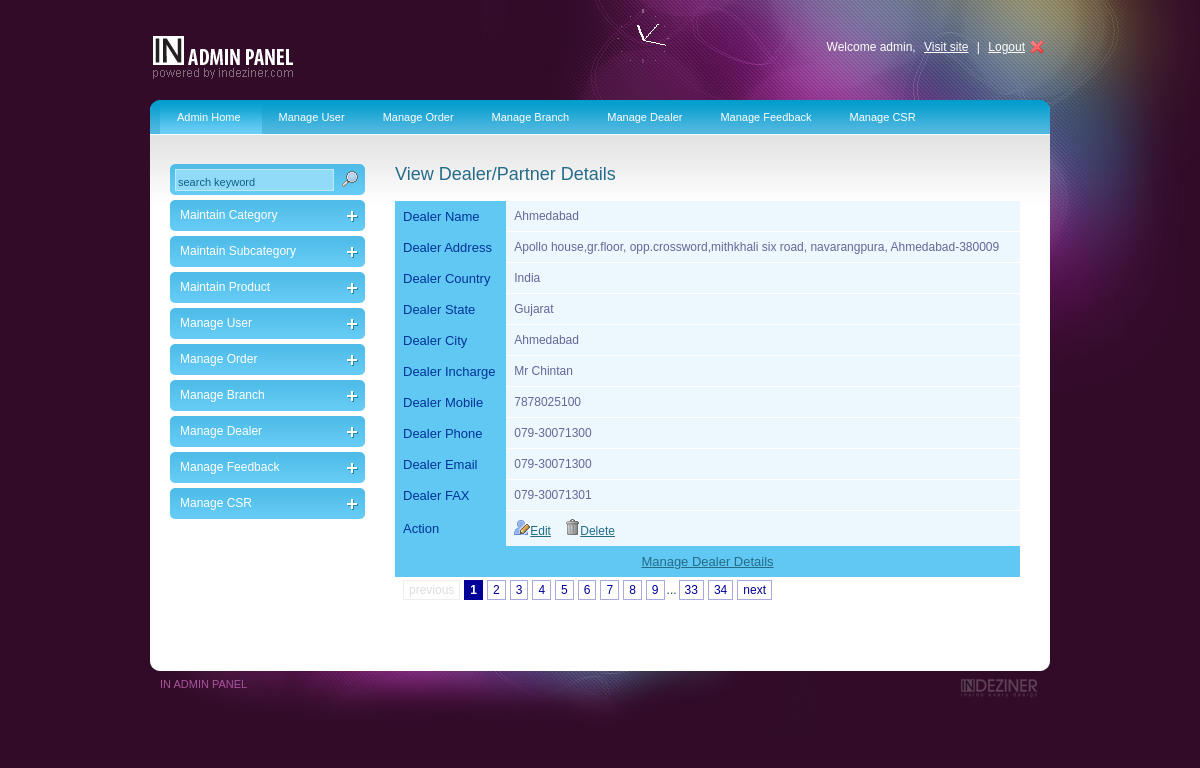
Page /admin/viewdealer.php (signed in) on the committed database.
### tables this page shows
CREATE TABLE IF NOT EXISTS `dealer_detail` (
  `de_id` int(11) NOT NULL AUTO_INCREMENT,
  `de_name` varchar(50) NOT NULL,
  `de_address` varchar(150) NOT NULL,
  `country` int(11) NOT NULL,
  `state` int(11) NOT NULL,
  `city` int(11) NOT NULL,
  `de_incharge` varchar(30) NOT NULL,
  `de_mobile` varchar(20) NOT NULL,
  `de_phone` varchar(20) NOT NULL,
  `de_email` varchar(50) NOT NULL,
  `de_fax` varchar(20) NOT NULL,
  PRIMARY KEY (`de_id`),
  UNIQUE KEY `de_name` (`de_name`),
  UNIQUE KEY `de_mobile` (`de_mobile`),
  UNIQUE KEY `de_phone` (`de_phone`),
  UNIQUE KEY `de_email` (`de_email`),
  KEY `country` (`country`,`state`,`city`),
  KEY `state` (`state`),
  KEY `city` (`city`)
);

CREATE TABLE IF NOT EXISTS `country` (
  `cid` int(11) NOT NULL AUTO_INCREMENT,
  `cname` varchar(50) NOT NULL,
  PRIMARY KEY (`cid`)
);

CREATE TABLE IF NOT EXISTS `state` (
  `sid` int(11) NOT NULL AUTO_INCREMENT,
  `cid` int(11) NOT NULL,
  `sname` varchar(50) NOT NULL,
  PRIMARY KEY (`sid`),
  KEY `cid` (`cid`)
);

CREATE TABLE IF NOT EXISTS `city` (
  `ctid` int(11) NOT NULL AUTO_INCREMENT,
  `sid` int(11) NOT NULL,
  `ctname` varchar(50) NOT NULL,
  PRIMARY KEY (`ctid`),
  KEY `sid` (`sid`)
);

### admin/viewdealer.php (the view, shortened to what this page needs)
<?php
	$nm = $_SESSION['name'];
?>
<!DOCTYPE html PUBLIC "-//W3C//DTD XHTML 1.0 Transitional//EN" "http://www.w3.org/TR/xhtml1/DTD/xhtml1-transitional.dtd">
<html xmlns="http://www.w3.org/1999/xhtml">
<head>
<link rel="stylesheet" type="text/css" href="style.css" />
<link rel="stylesheet" type="text/css" media="all" href="niceforms-default.css" />
</head>
<body>
<div id="main_container">
	<div class="header">
    <div class="logo"><a href="#"><img src="images/logo.gif" alt="" title="" border="0" /></a></div>
    <div class="right_header">Welcome <?php echo $nm; ?>, <a href="http://localhost/furniture/">Visit site</a> | <a href="logout.php" class="logout">Logout</a></div>
    <div id="clock_a"></div>
    </div>
    <div class="main_content">
	 <div class="menu">
                   <?php
						include("menu.php");
					?>
     </div>
    <div class="center_content">
    <div class="left_content">
    		<div class="sidebar_search">
            <form>
            <input type="text" name="" class="search_input" value="search keyword" onclick="this.value=''" />
            <input type="image" class="search_submit" src="images/search.png" />
            </form>
            </div>
            <div class="sidebarmenu">
               <?php
					include("sidebar.php");
				?>
            </div>
    </div>
    <div class="right_content">
     <h2>View Dealer/Partner Details</h2>
         <div class="form">
		 <?php
	$tbl_name="dealer_detail";
	$adjacents = 3;
	$query = "SELECT COUNT(*) as num FROM $tbl_name";
	$total_pages = mysql_fetch_array(mysql_query($query));
	$total_pages = $total_pages['num'];
	$targetpage = "viewdealer.php";
	$limit = 1;
	$page = $_GET['page'];
	if($page)
		$start = ($page - 1) * $limit;
	else
		$start = 0;
	$sql = "select $tbl_name.*,country.cname,state.sname,city.ctname from $tbl_name join country on $tbl_name.country=country.cid join state on $tbl_name.state=state.sid join city on $tbl_name.city=city.ctid LIMIT $start, $limit";
	$result = mysql_query($sql);
	if ($page == 0) $page = 1;
	$prev = $page - 1;
	$next = $page + 1;
	$lastpage = ceil($total_pages/$limit);
	$lpm1 = $lastpage - 1;
	$pagination = "";
	if($lastpage > 1)
	{
		$pagination .= "<div class=\"pagination\">";
		if ($page > 1)
			$pagination.= "<a href=\"$targetpage?page=$prev\"> previous</a>";
		else
			$pagination.= "<span class=\"disabled\"> previous</span>";
		if ($lastpage < 7 + ($adjacents * 2))
		{
			for ($counter = 1; $counter <= $lastpage; $counter++)
			{
				if ($counter == $page)
					$pagination.= "<span class=\"current\">$counter</span>";
				else
					$pagination.= "<a href=\"$targetpage?page=$counter\">$counter</a>";
			}
		}
		elseif($lastpage > 5 + ($adjacents * 2))
		{
			if($page < 1 + ($adjacents * 2))
			{
				for ($counter = 1; $counter < 4 + ($adjacents * 2); $counter++)
				{
					if ($counter == $page)
						$pagination.= "<span class=\"current\">$counter</span>";
					else
						$pagination.= "<a href=\"$targetpage?page=$counter\">$counter</a>";
				}
				$pagination.= "...";
				$pagination.= "<a href=\"$targetpage?page=$lpm1\">$lpm1</a>";
				$pagination.= "<a href=\"$targetpage?page=$lastpage\">$lastpage</a>";
			}
		}
		if ($page < $counter - 1)
			$pagination.= "<a href=\"$targetpage?page=$next\">next </a>";
		else
			$pagination.= "<span class=\"disabled\">next </span>";
		$pagination.= "</div>\n";
	}
?>
<?php
		while($r = mysql_fetch_array($result))
		{
		?>
		  <form method="post" name="frm6">
         <table align="center" cellpadding="5" cellspacing="5" id="rounded-corner">
		<tr>
			<th>Dealer Name</th>
			<td><?php echo $r['de_name']; ?></td>
		</tr>
		<tr>
			<th>Dealer Address</th>
			<td><?php echo $r['de_address']; ?></td>
		</tr>
		<tr>
			<th>Dealer Country</th>
			<td><?php echo $r['cname']; ?></td>
		</tr>
		<tr>
			<th>Dealer State</th>
			<td><?php echo $r['sname']; ?></td>
		</tr>
		<tr>
			<th>Dealer City</th>
			<td><?php echo $r['ctname']; ?></td>
		</tr>
		<tr>
			<th>Dealer Incharge</th>
			<td><?php echo $r['de_incharge']; ?></td>
		</tr>
		<tr>
			<th>Dealer Mobile</th>
			<td><?php echo $r['de_mobile']; ?></td>
		</tr>
		<tr>
			<th>Dealer Phone</th>
			<td><?php echo $r['de_phone']; ?></td>
		</tr>
		<tr>
			<th>Dealer Email</th>
			<td><?php echo $r['de_phone']; ?></td>
		</tr>
		<tr>
			<th>Dealer FAX</th>
			<td><?php echo $r['de_fax']; ?></td>
		</tr>
		<tr>
			<th>Action</th>
			<td><a href="managedealer.php?edit_id=<?php echo $r['de_id']; ?>"><img src="images/user_edit.png" alt="edit" title="edit" border="0" />Edit</a>&nbsp;&nbsp;&nbsp;&nbsp;<a href="viewdealer.php?del_id=<?php echo $r['de_id']; ?>"><img src="images/trash.png" alt="delete" title="delete" border="0" />Delete</a></td>
		</tr>
		<tr>
			<th align="center" colspan="12"><a href="managedealer.php">Manage Dealer Details</a></th>
		</tr>
	</table>
         </form>
		<?php
		}
	?>
<?=$pagination?>
         </div>
     </div>
  </div>
    </div>
    <div class="footer">
    	<div class="left_footer">IN ADMIN PANEL</div>
    	<div class="right_footer"><a href="http://indeziner.com"><img src="images/indeziner_logo.gif" alt="" title="" border="0" /></a></div>
    </div>
</div>
</body>
</html>

### admin/style.css (style rules this page uses)
body { background:url(images/bg.jpg) no-repeat center top #310b28; font-family:Arial, Helvetica, sans-serif; padding:0; font-size:12px; margin:0 auto; color: #0e4354; }
a { color:#256c89; }
h2 { font-size:18px; color:#256c89; font-weight:normal; padding:0px 0 15px 0; margin:0px; clear:both; }
#main_container { margin:0 auto; width:900px; padding:0px 0 0px 0; }
.header { width:900px; height:100px; }
.logo { float:left; padding:35px 0 0 0; }
#clock_a { float:right; padding:15px 0 0 0; }
.right_header { width:350px; float:right; text-align:right; color:#FFFFFF; padding:40px 0 0 0; }
.right_header a { margin:0 5px 0 5px; text-decoration:underline; color:#FFFFFF; }
.right_header a.logout { background:url(images/user_logout.png) no-repeat right; padding-right:20px; }
.main_content { margin:0 auto; width:900px; height:auto; padding:0px 0 50px 0; background:url(images/menu_bg.jpg) no-repeat center top #fff; }
.footer { width:900px;height:87px;background:url(images/footer_bg.jpg) no-repeat center top; }
.left_footer { float:left;padding:25px 0 0 10px;color:#a8549b;font-size:11px; }
.right_footer { float:right;padding:25px 10px 0 0; }
.menu { font-size:11px;padding:0px 10px 0 10px; float:left; width:880px; }
.center_content { clear:both; }
.left_content { width:195px; float:left; padding:30px 0 0 20px; }
.right_content { width:625px; float:left; padding:30px 0 0 30px; }
.sidebarmenu { margin:0px 0; padding:0; width:195px; }
.sidebar_search { background:url(images/sidebar_menu_top.gif) no-repeat center; width:195px; height:31px; margin:0 0 5px 0; }
input.search_input { width:155px; height:16px; margin:5px 0 0 5px; border:1px #bdebfd solid; background:#92dbf8; padding:4px 0 0 2px; float:left; color:#096184; font-size:11px; }
input.search_submit { float:left; background:none; border:none; margin:7px 0 0 8px; }
#rounded-corner { margin:0px; width:625px; text-align: left; border-collapse: collapse; }
#rounded-corner th { padding: 8px; font-weight: normal; font-size: 13px; color: #039; background: #60c8f2; }
#rounded-corner td { padding: 8px; background: #ecf8fd; border-top: 1px solid #fff; color: #669; }
div.pagination { padding: 3px; margin: 3px; }
div.pagination a { padding: 2px 5px 2px 5px; margin: 2px; border: 1px solid #AAAADD; text-decoration: none; color: #000099; }
div.pagination span.current { padding: 2px 5px 2px 5px; margin: 2px; border: 1px solid #000099; font-weight: bold; background-color: #000099; color: #FFF; }
div.pagination span.disabled { padding: 2px 5px 2px 5px; margin: 2px; border: 1px solid #EEE; color: #DDD; }

### admin/niceforms-default.css (style rules this page uses)
.form { width:600px; float:left; clear:both; }
select, input, textarea, button { outline:none; resize:none; }

### rows in the picture
dealer_detail: de_name "Ahmedabad", de_address "Apollo house,gr.floor, opp.crossword,mithkhali six road, navarangpura, Ahmedabad-380009", country.cname "India", state.sname "Gujarat", city.ctname "Ahmedabad", de_incharge "Mr Chintan", de_mobile "7878025100", de_phone "079-30071300", de_fax "079-30071301"

### other values in the picture
$nm "admin"
$lpm1 "33"
$lastpage "34"
